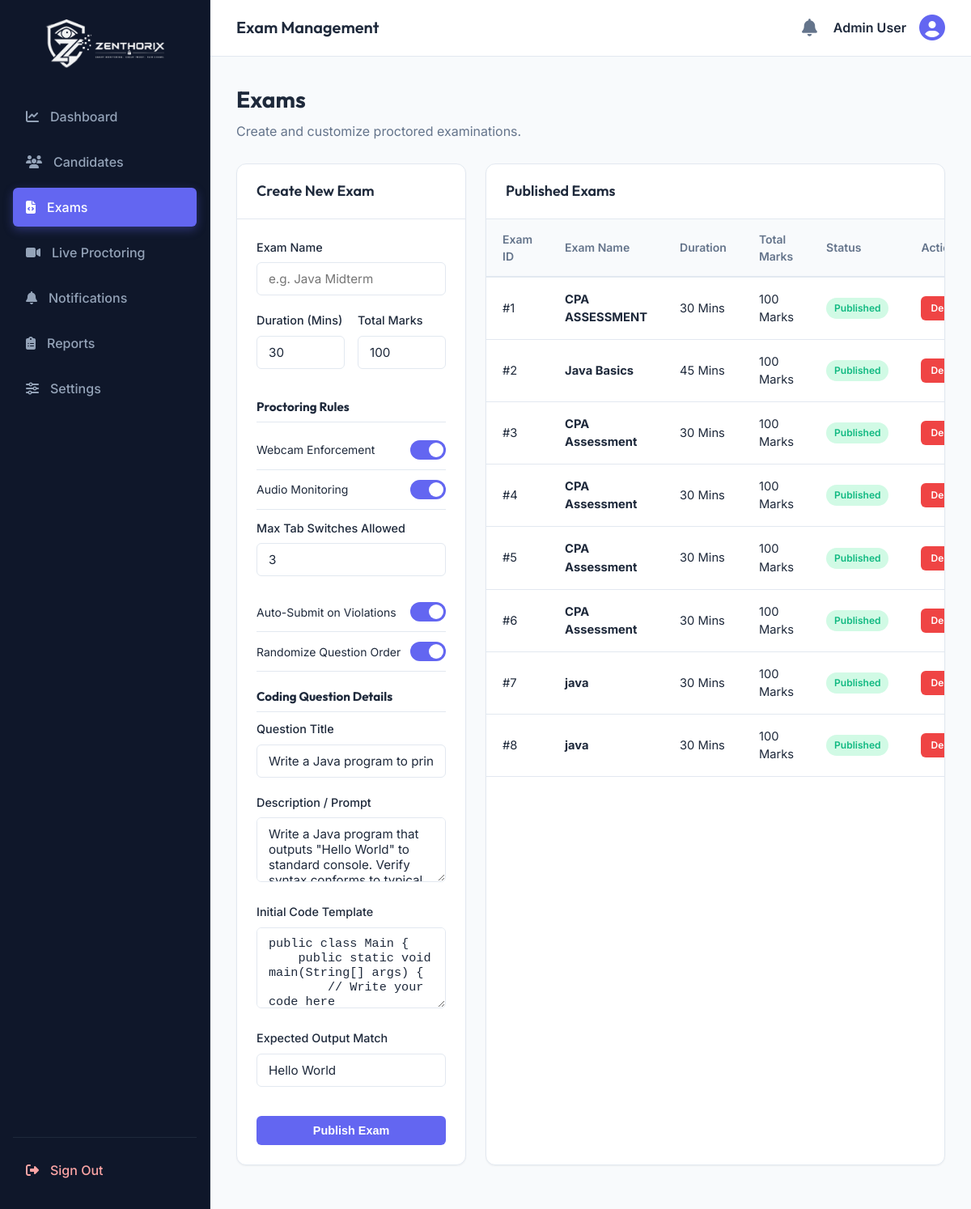
The page /admin/exams (signed in) on the database as committed earlier.
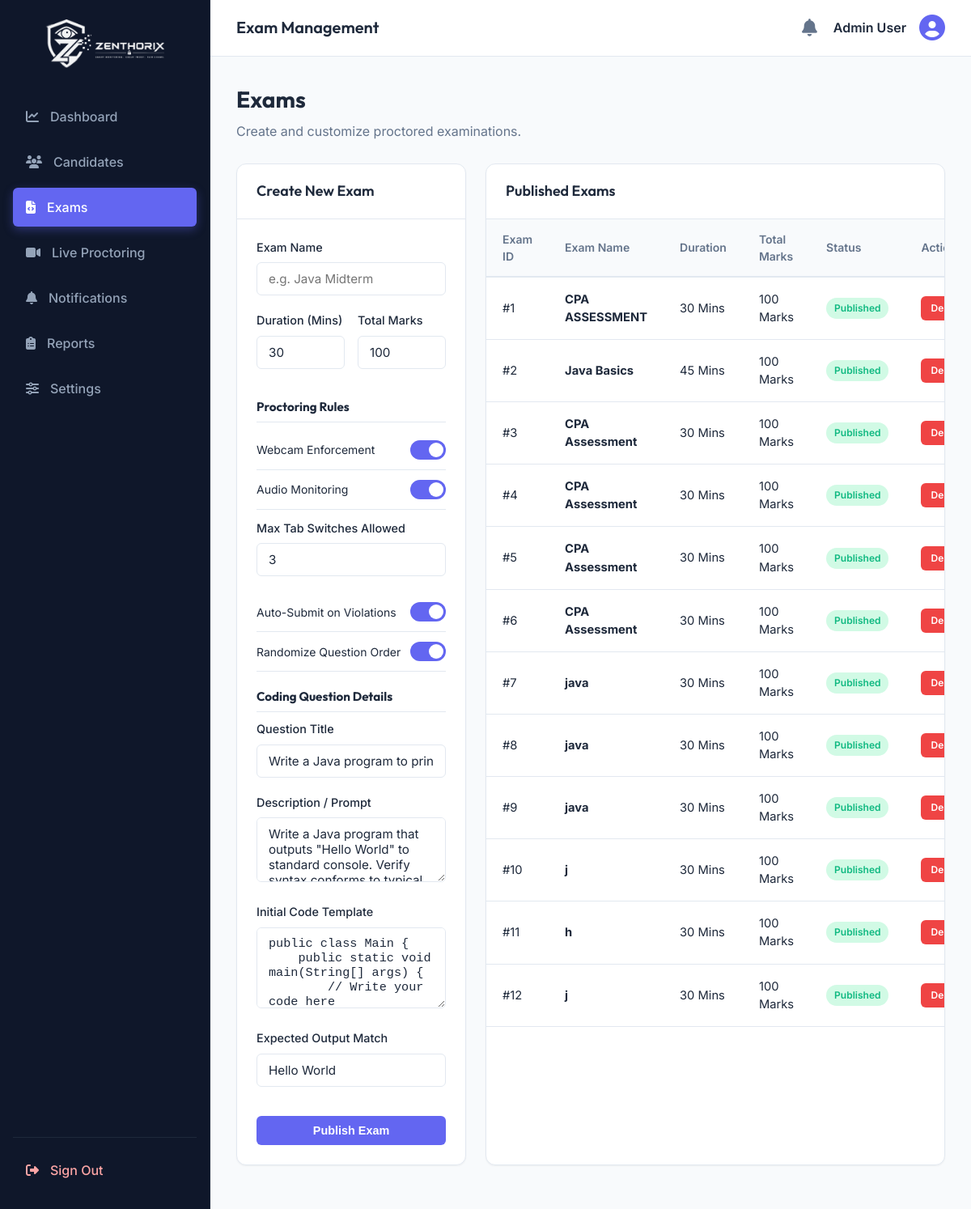
The same page on the database as committed later.
### tables this page shows
CREATE TABLE exams (
                id INTEGER PRIMARY KEY AUTOINCREMENT,
                name TEXT NOT NULL,
                duration_mins INTEGER NOT NULL,
                total_marks INTEGER NOT NULL,
                rules_json TEXT NOT NULL,
                questions_json TEXT NOT NULL,
                status TEXT DEFAULT 'published'
            );

### app.py (the view)
@app.route('/admin/exams')
def admin_exams():
    if session.get('role') != 'admin':
        return redirect(url_for('login'))
    db = get_db()
    cursor = db.cursor()
    cursor.execute("SELECT * FROM exams")
    exams = cursor.fetchall()
    return render_template('admin_exams.html', exams=exams)

### app.py (called while the page is built)
def get_db():
    db = getattr(g, '_database', None)
    if db is None:
        db = g._database = sqlite3.connect(DATABASE)
        db.row_factory = sqlite3.Row
    return db

@app.teardown_appcontext
def close_connection(exception):
    db = getattr(g, '_database', None)
    if db is not None:
        db.close()

### templates/admin_exams.html (shortened to what the changed rows need)
{% extends 'base.html' %}
{% block content %}
<div class="page-header">
    <h1>Exams</h1>
</div>
<div class="dashboard-grid" style="grid-template-columns: 1fr 2fr;">
    <div class="card">
        <div class="card-body" style="padding: 0;">
            <div class="table-responsive">
                <table class="table">
                    <thead>
                        <tr>
                            <th>Exam ID</th>
                            <th>Exam Name</th>
                            <th>Duration</th>
                            <th>Total Marks</th>
                            <th>Status</th>
                            <th>Actions</th>
                        </tr>
                    </thead>
                    <tbody>
                        {% if exams %}
                            {% for exam in exams %}
                                <tr>
                                    <td>#{{ exam.id }}</td>
                                    <td><strong>{{ exam.name }}</strong></td>
                                    <td>{{ exam.duration_mins }} Mins</td>
                                    <td>{{ exam.total_marks }} Marks</td>
                                    <td><span class="badge badge-success">Published</span></td>
                                    <td>
                                        <a href="{{ url_for('delete_exam', exam_id=exam.id) }}" class="btn btn-danger" style="font-size:0.75rem;padding:6px 12px" onclick="return confirm('Delete this exam permanently?')">Delete</a>
                                    </td>
                                </tr>
                            {% endfor %}
                        {% else %}
                            <tr>
                                <td colspan="6" style="text-align: center; color: var(--text-secondary); padding: 32px 0;">
                                    No exams published yet.
                                </td>
                            </tr>
                        {% endif %}
                    </tbody>
                </table>
            </div>
        </div>
    </div>
</div>
{% endblock %}

Rows that differ between the two databases and show on the page:
added exams: id "9", name "java", duration_mins "30", total_marks "100"
added exams: id "10", name "j", duration_mins "30", total_marks "100"
added exams: id "11", name "h", duration_mins "30", total_marks "100"
added exams: id "12", name "j", duration_mins "30", total_marks "100"
